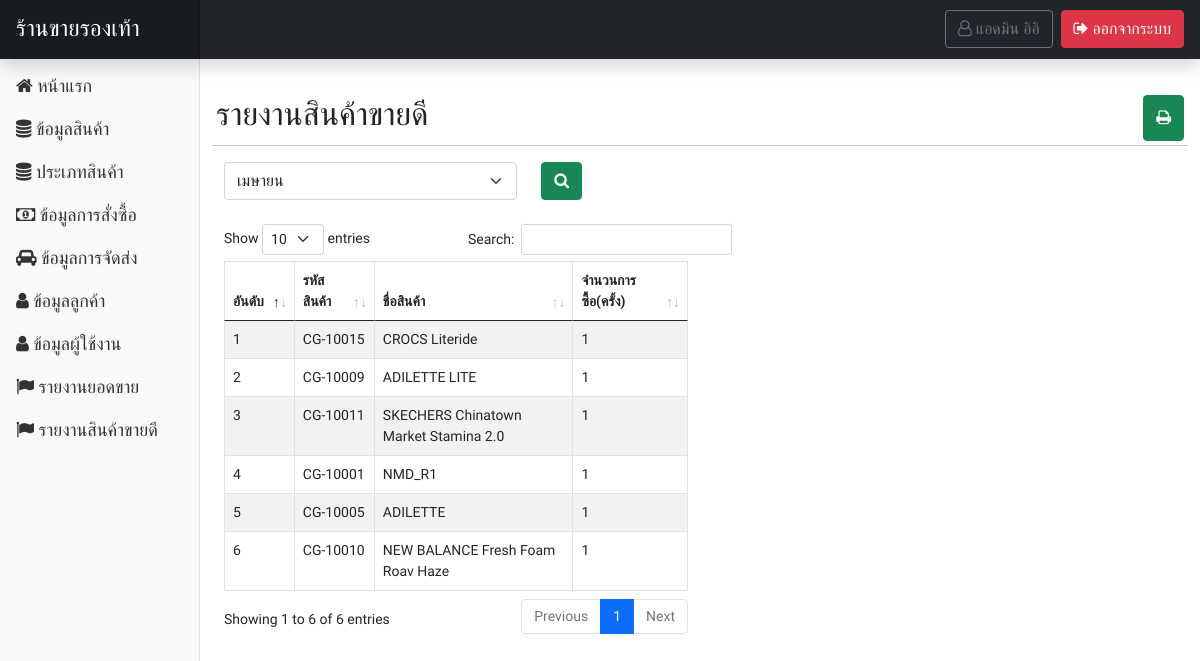
Page /page-admin/report_bestsell.php?month=04 (signed in) on the committed database.
### tables this page shows
CREATE TABLE `tbl_user` (
  `u_id` int(10) NOT NULL COMMENT 'ID',
  `u_username` varchar(255) NOT NULL COMMENT 'ชื่อผู้ใช้',
  `u_password` varchar(255) NOT NULL COMMENT 'รหัสผ่าน',
  `u_fname` varchar(255) NOT NULL COMMENT 'ชื่อ',
  `u_lname` varchar(255) NOT NULL COMMENT 'นามสกุล',
  `u_sex` varchar(50) NOT NULL COMMENT 'เพศ',
  `u_address` text NOT NULL COMMENT 'ที่อยู่',
  `u_email` varchar(255) NOT NULL COMMENT 'อีเมล์',
  `u_tel` varchar(10) NOT NULL COMMENT 'เบอร์โทร',
  `u_role` varchar(50) NOT NULL COMMENT 'บทบาท'
);

CREATE TABLE `tbl_payment_list` (
  `pl_id` int(50) NOT NULL COMMENT 'ID',
  `pl_pm_code` varchar(255) NOT NULL COMMENT 'รหัสการสั่งซื้อ',
  `pl_cg_id` varchar(255) NOT NULL COMMENT 'ID สินค้า',
  `pl_amount` varchar(255) NOT NULL COMMENT 'จำนวน',
  `pl_size` varchar(10) NOT NULL
);

CREATE TABLE `tbl_cargo` (
  `cg_id` int(20) NOT NULL COMMENT 'ID',
  `cg_code` varchar(255) NOT NULL COMMENT 'รหัสสินค้า',
  `cg_name` varchar(255) NOT NULL COMMENT 'ชื่อสินค้า',
  `cg_detail` text NOT NULL COMMENT 'รายละเอียด',
  `cg_img` varchar(255) NOT NULL COMMENT 'รูปภาพ',
  `cg_type_id` varchar(50) NOT NULL COMMENT 'ID ประเภทสินค้า',
  `cg_price` varchar(50) NOT NULL COMMENT 'ราคา',
  `cg_amount` varchar(50) NOT NULL COMMENT 'จำนวนในคลัง',
  `cg_view` varchar(50) NOT NULL DEFAULT '0' COMMENT 'การดูสินค้า'
);

### functions.php (called while the page is built, shortened)
<?php
class ConnectDB
{
    protected $db;
    function __construct()
    {
        $DB_HOST = "localhost";
        $DB_USER = "root";
        $DB_PASS = "";
        $DB_NAME = "stoe_store";
        $con = new mysqli($DB_HOST, $DB_USER, $DB_PASS, $DB_NAME);
        $con->set_charset("utf8");
        $this->db = $con;
    }
    function query($data)
    {
        $result = $this->db->query($data);
        if ($result == true) {
            return $result;
        } else {
            echo "Error to query.!!";
        }
    }
}
class User extends ConnectDB
{
    function userGetById($id)
    {
        $result = $this->db->query("SELECT * FROM tbl_user WHERE u_id = '$id' ");
        $row = $result->fetch_all(MYSQLI_ASSOC);
        return $row;
    }
}
function NameMonth()
{
    $monthList = [
        "01" => "มกราคม",
        "02" => "กุมภาพันธ์",
        "03" => "มีนาคม",
        "04" => "เมษายน",
        "05" => "พฤษภาคม",
        "06" => "มิถุนายน",
        "07" => "กรกฎาคม",
        "08" => "สิงหาคม",
        "09" => "กันยายน",
        "10" => "ตุลาคม",
        "11" => "พฤศจิกายน",
        "12" => "ธันวาคม",
    ];
    return $monthList;
}

### page-admin/report_bestsell.php (the view, shortened to what this page needs)
<?php include('header.php'); ?>
</head>
<body>
    <?php
    $obj = new ConnectDB();
    if (isset($_GET['month']) && !empty($_GET['month'])) {
        $result = $obj->query("SELECT *,COUNT(cg.cg_code*pl_amount) as total FROM tbl_payment_list as pl INNER JOIN tbl_payment as pm ON pl.pl_pm_code = pm.pm_code INNER JOIN tbl_cargo as cg ON pl.pl_cg_id = cg.cg_id WHERE MONTH(pm.pm_date) = '" . $_GET['month'] . "' GROUP BY cg.cg_code ORDER BY total DESC ");
    }
    ?>
    <?php include('navbar.php'); ?>
    <div class="container-fluid">
        <div class="row my-4">
            <?php include('sidebar.php'); ?>
            <main class="col-md-9 ms-sm-auto col-lg-10 px-md-4">
                <div class="row mt-2">
                    <div class="d-flex justify-content-between align-content-center p-1">
                        <h2>รายงานสินค้าขายดี
                            <?php $i = 1; ?>
                        </h2>
                        <button onclick="window.print()" class="btn btn-success no-print"><i class="fa fa-print"></i> </button>
                    </div>
                    <hr>
                    <div class="row mb-4">
                        <div class="col-md-12">
                            <form action="" method="GET">
                                <div class="row">
                                    <div class="col-md-4">
                                        <select class="form-select no-print" name="month" id="no-print">
                                            <?php foreach (NameMonth() as $key => $value) { ?>
                                                <option value="<?= $key; ?>" <?php if (isset($_GET['month']) && $_GET['month'] == $key) {
                                                                                echo "selected";
                                                                            } ?>><?= $value; ?></option>
                                            <?php } ?>
                                        </select>
                                    </div>
                                    <div class="col-md-4">
                                        <button type="submit" name="submit" value="search" class="btn btn-success" id="no-print"><i class="fa fa-search" aria-hidden="true"></i></button>
                                    </div>
                                </div>
                            </form>
                        </div>
                    </div>
                    <?php if (isset($result) && $result->num_rows > 0) { ?>
                        <div class="col-md-6">
                            <table id="dtb" class="table table-striped table-bordered mt-5" style="width:100%">
                                <thead>
                                    <tr>
                                        <th>อันดับ</th>
                                        <th>รหัสสินค้า</th>
                                        <th>ชื่อสินค้า</th>
                                        <th>จำนวนการซื้อ(ครั้ง)</th>
                                    </tr>
                                </thead>
                                <tbody>
                                    <?php while ($row = $result->fetch_array()) { ?>
                                        <tr>
                                            <td><?= $i++; ?></td>
                                            <td><?= $row['cg_code'] ?></td>
                                            <td><?= $row['cg_name'] ?></td>
                                            <td><?= $row['total']; ?></td>
                                        </tr>
                                    <?php } ?>
                                </tbody>
                            </table>
                        </div>
                    <?php } ?>
                </div>
            </main>
        </div>
    </div>
    <?php include('call_datatable.php'); ?>
</body>
</html>

### page-admin/navbar.php (shortened to what this page needs)
<header class="navbar navbar-dark sticky-top bg-dark flex-md-nowrap p-0 shadow no-print" id="no-print">
    <a class="navbar-brand col-md-3 col-lg-2 me-0 px-3" style="font-size:23px;" href="index.php">ร้านขายรองเท้า</a>
    <ul class="navbar-nav px-3 w-100 d-flex p-2 bd-highlight flex-row-reverse">
        <li class="nav-item text-nowrap">
            <a class="btn btn-danger" href="../logout.php"><i class="fa fa-sign-out" aria-hidden="true"></i> ออกจากระบบ</a>
        </li>
        <li class="nav-item text-nowrap">
            <?php
                $objName = new User();
                $rowName = $objName->userGetById($_SESSION['user']['id']);
            ?>
            <a class="me-2 btn btn-outline-secondary" href="profile.php"><i class="fa fa-user-o" aria-hidden="true"></i> <?= $rowName[0]['u_fname'] . ' ' . $rowName[0]['u_lname']; ?></a>
        </li>
    </ul>
</header>

### css/style.css (style rules this page uses)
* { font-family: "Chakra Petch", sans-serif; }

### css/dashboard.css (style rules this page uses)
body { font-size: .875rem; }
.navbar-brand { padding-top: .75rem; padding-bottom: .75rem; font-size: 1rem; background-color: rgba(0, 0, 0, .25); box-shadow: inset -1px 0 0 rgba(0, 0, 0, .25); }

### rows in the picture
tbl_user: u_fname "แอดมิน", u_lname "อิอิ"
tbl_payment_list: tbl_cargo.cg_code "CG-10015", tbl_cargo.cg_name "CROCS Literide", total "1"
tbl_payment_list: tbl_cargo.cg_code "CG-10009", tbl_cargo.cg_name "ADILETTE LITE", total "1"
tbl_payment_list: tbl_cargo.cg_code "CG-10011", tbl_cargo.cg_name "SKECHERS Chinatown Market Stamina 2.0", total "1"
tbl_payment_list: tbl_cargo.cg_code "CG-10001", tbl_cargo.cg_name "NMD_R1", total "1"
tbl_payment_list: tbl_cargo.cg_code "CG-10005", tbl_cargo.cg_name "ADILETTE", total "1"
tbl_payment_list: tbl_cargo.cg_code "CG-10010", tbl_cargo.cg_name "NEW BALANCE Fresh Foam Roav Haze", total "1"

### other values in the picture
form field month "เมษายน"
